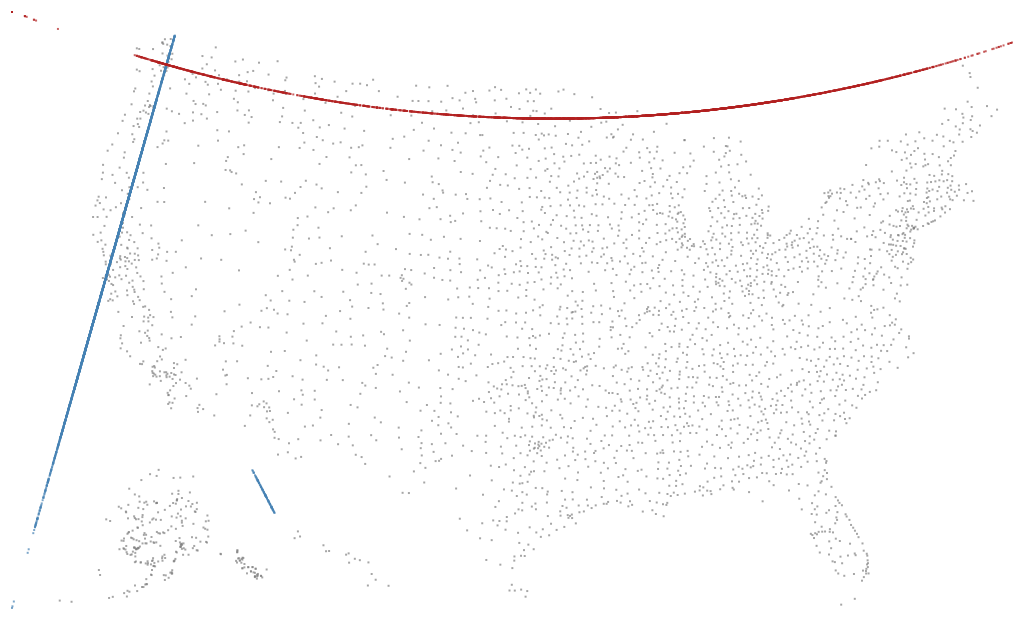

Vega-Lite specification for this chart:
### Vega-Lite specification from a JSON file in a GitHub repository (floating-point values rounded to 4 significant figures; data arrays with more than 128 entries replaced by an {"elided": "..."} marker saying what was removed)
{"$schema": "https://vega.github.io/schema/vega-lite/v4.json", "width": 500, "height": 300, "data": {"values": {"elided": "3376 records"}}, "projection": {"type": "albersUsa"}, "layer": [{"mark": "square", "encoding": {"longitude": {"field": "longitude", "type": "quantitative"}, "latitude": {"field": "latitude", "type": "quantitative"}, "size": {"value": 1}, "color": {"value": "gray"}}}, {"mark": "square", "encoding": {"longitude": {"datum": -122.3}, "latitude": {"field": "latitude", "type": "quantitative"}, "size": {"value": 1}, "color": {"value": "steelblue"}}}, {"mark": "square", "encoding": {"longitude": {"field": "longitude", "type": "quantitative"}, "latitude": {"datum": 47.61}, "size": {"value": 1}, "color": {"value": "firebrick"}}}]}
